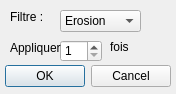
<?xml version="1.0" encoding="UTF-8"?>
<ui version="4.0">
 <class>DialogAutre</class>
 <widget class="QDialog" name="DialogAutre">
  <property name="geometry">
   <rect>
    <x>0</x>
    <y>0</y>
    <width>176</width>
    <height>94</height>
   </rect>
  </property>
  <property name="windowTitle">
   <string>Appliquer une érosion/dilatation/ouverture/fermeture</string>
  </property>
  <widget class="QDialogButtonBox" name="buttonBox">
   <property name="geometry">
    <rect>
     <x>-170</x>
     <y>60</y>
     <width>341</width>
     <height>32</height>
    </rect>
   </property>
   <property name="orientation">
    <enum>Qt::Horizontal</enum>
   </property>
   <property name="standardButtons">
    <set>QDialogButtonBox::Cancel|QDialogButtonBox::Ok</set>
   </property>
  </widget>
  <widget class="QSpinBox" name="quantityBox">
   <property name="geometry">
    <rect>
     <x>60</x>
     <y>40</y>
     <width>42</width>
     <height>22</height>
    </rect>
   </property>
   <property name="minimum">
    <number>1</number>
   </property>
   <property name="maximum">
    <number>6</number>
   </property>
  </widget>
  <widget class="QLabel" name="label">
   <property name="geometry">
    <rect>
     <x>10</x>
     <y>40</y>
     <width>81</width>
     <height>16</height>
    </rect>
   </property>
   <property name="text">
    <string>Appliquer</string>
   </property>
  </widget>
  <widget class="QLabel" name="label_3">
   <property name="geometry">
    <rect>
     <x>10</x>
     <y>10</y>
     <width>46</width>
     <height>13</height>
    </rect>
   </property>
   <property name="text">
    <string>Filtre :</string>
   </property>
  </widget>
  <widget class="QLabel" name="label_2">
   <property name="geometry">
    <rect>
     <x>110</x>
     <y>40</y>
     <width>46</width>
     <height>13</height>
    </rect>
   </property>
   <property name="text">
    <string>fois</string>
   </property>
  </widget>
  <widget class="QComboBox" name="filtreBox">
   <property name="geometry">
    <rect>
     <x>60</x>
     <y>10</y>
     <width>81</width>
     <height>22</height>
    </rect>
   </property>
   <item>
    <property name="text">
     <string>Erosion</string>
    </property>
   </item>
   <item>
    <property name="text">
     <string>Dilatation</string>
    </property>
   </item>
   <item>
    <property name="text">
     <string>Ouverture</string>
    </property>
   </item>
   <item>
    <property name="text">
     <string>Fermeture</string>
    </property>
   </item>
  </widget>
 </widget>
 <resources/>
 <connections>
  <connection>
   <sender>buttonBox</sender>
   <signal>accepted()</signal>
   <receiver>DialogAutre</receiver>
   <slot>accept()</slot>
   <hints>
    <hint type="sourcelabel">
     <x>248</x>
     <y>254</y>
    </hint>
    <hint type="destinationlabel">
     <x>157</x>
     <y>274</y>
    </hint>
   </hints>
  </connection>
  <connection>
   <sender>buttonBox</sender>
   <signal>rejected()</signal>
   <receiver>DialogAutre</receiver>
   <slot>reject()</slot>
   <hints>
    <hint type="sourcelabel">
     <x>316</x>
     <y>260</y>
    </hint>
    <hint type="destinationlabel">
     <x>286</x>
     <y>274</y>
    </hint>
   </hints>
  </connection>
 </connections>
</ui>
